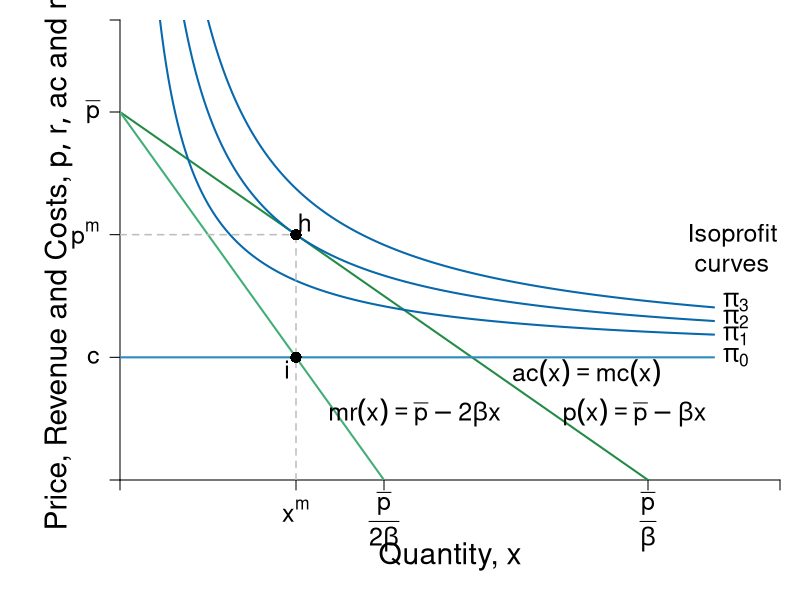

This chart was generated by the following R code:
#Graph Designer: Simon Halliday + Scott Cohn
#Authors: Bowles and Halliday
#Title: Coordination, Conflict and Competition: A Text in Microeconomics

require(shape)
pdf(file = "firmmarketsupply/isoprofit_monopoly_A.pdf", width = 9, height = 7)

#Set parameters for graphics
axislabelsize <- 1.8
labelsize <- 1.5
namesize <- 1.8
annotatesize <- 1.5
graphlinewidth <- 2
segmentlinewidth <- 1.5

COL <- c("#7fc97f", "#beaed4", "#fdc086", "#ffff99", "#386cb0", "#f0027f", "#bf5b17", "#666666")
COLA <- c("#e0f3db", "#99d8c9","#66c2a4","#41ae76", "#238b45", "#005824")
COLB <- c("#c6dbef", "#4eb3d3", "#2b8cbe", "#0868ac","#084081")

#Edited the margins to cater for the larger LHS labels
par(mar =  c(6, 6, 1, 1))

AvgRevenue <- function(x, rmax = 12, xmax = 12){
  rmax - (rmax/xmax)*x
}

MRevenue <- function(x, rmax = 12, xmax = 12){
  rmax - 2*(rmax/xmax)*x
}

AvgCost <- function(x, c0 = 2, c1 = 4){
  c0/x + c1
}

# From CORE
IsoProf <- function(x, k = 0, c0 = 2, c1 = 4){
  AvgCost(x) + k/x
}

xlims <- c(0, 15)
ylims <- c(0, 15)

npts <- 501 
x <- seq(xlims[1], xlims[2], length.out = npts)
y <- seq(ylims[1], ylims[2], length.out = npts) 
a <- c(13, 16.75, 19.25)

plot(0, 0, xlim = xlims, ylim = ylims, type = "n",
     xlab = expression(paste("")),
     ylab = expression(paste("")), 
     xaxt = "n", 
     yaxt = "n", 
     cex.lab = axislabelsize, 
     bty = "n",
     xaxs = "i", 
     yaxs = "i")


ticksy <- c(0, 4, AvgRevenue(x = 4), 12, ylims[2])
ylabels <- c(NA, expression(paste(c)), expression(paste(p^{m})), expression(paste(bar(p))), NA)
ticksx <- c(0, 4, 6, 12, xlims[2])
xlabels <- c(NA, expression(paste(x^{m})), expression(paste(frac(bar(p),2*beta))), expression(paste(frac(bar(p),beta))), NA)

axis(1, at = ticksx, pos = 0, labels = FALSE)
text(x = c(0, 4, 6, 12, xlims[2]), par("usr")[3] - 0.4, labels = xlabels, srt = 0, pos = 1, xpd = TRUE, cex = labelsize)
axis(2, at = ticksy, pos = 0, labels = ylabels, las = 1, cex.axis = labelsize)

npts <- 500 
xx1 <- seq(xlims[1], xlims[2], length.out = npts)
xx2 <- seq(xlims[1], xlims[2] - 1.5, length.out = npts)
xx3 <- seq(2, 6, length.out = npts)

lines(xx1, AvgRevenue(xx1, rmax = 12, xmax = 12), col = COLA[5], lwd = graphlinewidth)
lines(xx1, MRevenue(xx1, rmax = 12, xmax = 12), col = COLA[4], lwd = graphlinewidth)
lines(xx2, IsoProf(xx2, k = 14), col = COLB[4], lwd = graphlinewidth)

# Iso Prof --- Too high/too low
lines(xx2, IsoProf(xx2, k = 8), col = COLB[4], lwd = graphlinewidth)
lines(xx2, IsoProf(xx2, k = 20), col = COLB[4], lwd = graphlinewidth)

#Label the axes
text(0.5*(xlims[2]), -2.5, expression(paste("Quantity, ", x)), xpd = TRUE, cex = axislabelsize) 
#text(0.5*(xlims[2]), -1.8, expression(paste("Quantity of output, ", x)), xpd = TRUE, cex = axislabelsize) 
text(-1.4, 0.5*ylims[2], expression(paste("Price, Revenue and Costs, ", list(p, r, ac), " and ", mc)), xpd = TRUE, cex = axislabelsize, srt = 90) 

#Label curves
text(xlims[2] - 1, 7, expression(paste("Isoprofit \n curves")), cex = labelsize)
text(10.6, 3.5, expression(paste(ac(x) == mc(x))), cex = labelsize)
text(11.7, 2.2, expression(paste(p(x) == bar(p) - beta*x)), cex = labelsize)
text(6.7, 2.2, expression(paste(mr(x) == bar(p) - 2*beta*x)), cex = labelsize)

text(xlims[2] - 1, 5.8, expression(paste(pi[3])), cex = labelsize)
text(xlims[2] - 1, 5.25, expression(paste(pi[2])), cex = labelsize)
text(xlims[2] - 1, 4.7, expression(paste(pi[1])), cex = labelsize)
text(xlims[2] - 1, 4, expression(paste(pi[0])), cex = labelsize)

#Draw segments for total costs
segments(0, AvgRevenue(x = 4), 4, AvgRevenue(x = 4), lty = 2, col = "gray" , lwd = segmentlinewidth)
segments(4, 0, 4, AvgRevenue(x = 4), lty = 2, col = "gray" , lwd = segmentlinewidth)

segments(0, 4, xlims[2] - 1.5, 4, lty = 1, col = COLB[3] , lwd = graphlinewidth)

#Label Points for comparison
points(4, MRevenue(x = 4), pch = 16, col = "black", cex = 1.5)
text(3.8, MRevenue(x = 4) - 0.4, expression(i), cex = labelsize)


points(4, AvgRevenue(x = 4), pch = 16, col = "black", cex = 1.5)
text(4.2, AvgRevenue(x = 4) + 0.4, expression(h), cex = labelsize)




dev.off()
